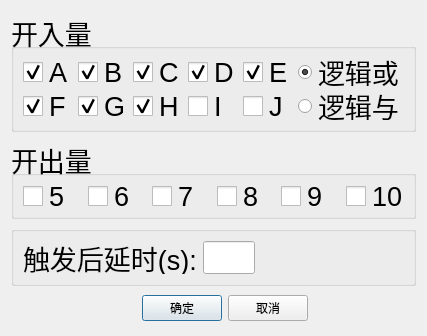
<?xml version="1.0" encoding="UTF-8"?>
<ui version="4.0">
 <class>QSttManualBinBoutDlg</class>
 <widget class="QDialog" name="QSttManualBinBoutDlg">
  <property name="geometry">
   <rect>
    <x>0</x>
    <y>0</y>
    <width>427</width>
    <height>336</height>
   </rect>
  </property>
  <property name="windowTitle">
   <string>Dialog</string>
  </property>
  <layout class="QVBoxLayout" name="verticalLayout">
   <item>
    <widget class="QSttGroupBox" name="m_boxInSetting">
     <property name="sizePolicy">
      <sizepolicy hsizetype="Expanding" vsizetype="Preferred">
       <horstretch>0</horstretch>
       <verstretch>0</verstretch>
      </sizepolicy>
     </property>
     <property name="minimumSize">
      <size>
       <width>0</width>
       <height>120</height>
      </size>
     </property>
     <property name="maximumSize">
      <size>
       <width>16777215</width>
       <height>120</height>
      </size>
     </property>
     <property name="font">
      <font>
       <pointsize>20</pointsize>
      </font>
     </property>
     <property name="title">
      <string>开入量</string>
     </property>
     <layout class="QGridLayout" name="gridLayout">
      <item row="0" column="0">
       <widget class="QSttCheckBox" name="m_cbInA">
        <property name="font">
         <font>
          <pointsize>20</pointsize>
         </font>
        </property>
        <property name="styleSheet">
         <string notr="true">QCheckBox::indicator {  width: 20px;  height: 20px;}</string>
        </property>
        <property name="text">
         <string>A</string>
        </property>
        <property name="checked">
         <bool>true</bool>
        </property>
       </widget>
      </item>
      <item row="0" column="1">
       <widget class="QSttCheckBox" name="m_cbInB">
        <property name="font">
         <font>
          <pointsize>20</pointsize>
         </font>
        </property>
        <property name="styleSheet">
         <string notr="true">QCheckBox::indicator {  width: 20px;  height: 20px;}</string>
        </property>
        <property name="text">
         <string>B</string>
        </property>
        <property name="checked">
         <bool>true</bool>
        </property>
       </widget>
      </item>
      <item row="0" column="2">
       <widget class="QSttCheckBox" name="m_cbInC">
        <property name="font">
         <font>
          <pointsize>20</pointsize>
         </font>
        </property>
        <property name="styleSheet">
         <string notr="true">QCheckBox::indicator {  width: 20px;  height: 20px;}</string>
        </property>
        <property name="text">
         <string>C</string>
        </property>
        <property name="checked">
         <bool>true</bool>
        </property>
       </widget>
      </item>
      <item row="0" column="3">
       <widget class="QSttCheckBox" name="m_cbInD">
        <property name="font">
         <font>
          <pointsize>20</pointsize>
         </font>
        </property>
        <property name="styleSheet">
         <string notr="true">QCheckBox::indicator {  width: 20px;  height: 20px;}</string>
        </property>
        <property name="text">
         <string>D</string>
        </property>
        <property name="checked">
         <bool>true</bool>
        </property>
       </widget>
      </item>
      <item row="0" column="4">
       <widget class="QSttCheckBox" name="m_cbInE">
        <property name="font">
         <font>
          <pointsize>20</pointsize>
         </font>
        </property>
        <property name="styleSheet">
         <string notr="true">QCheckBox::indicator {  width: 20px;  height: 20px;}</string>
        </property>
        <property name="text">
         <string>E</string>
        </property>
        <property name="checked">
         <bool>true</bool>
        </property>
       </widget>
      </item>
      <item row="0" column="5">
       <widget class="QRadioButton" name="m_rdOr">
        <property name="font">
         <font>
          <pointsize>20</pointsize>
         </font>
        </property>
        <property name="text">
         <string>逻辑或</string>
        </property>
        <property name="checked">
         <bool>true</bool>
        </property>
       </widget>
      </item>
      <item row="1" column="0">
       <widget class="QSttCheckBox" name="m_cbInF">
        <property name="font">
         <font>
          <pointsize>20</pointsize>
         </font>
        </property>
        <property name="styleSheet">
         <string notr="true">QCheckBox::indicator {  width: 20px;  height: 20px;}</string>
        </property>
        <property name="text">
         <string>F</string>
        </property>
        <property name="checked">
         <bool>true</bool>
        </property>
       </widget>
      </item>
      <item row="1" column="1">
       <widget class="QSttCheckBox" name="m_cbInG">
        <property name="font">
         <font>
          <pointsize>20</pointsize>
         </font>
        </property>
        <property name="styleSheet">
         <string notr="true">QCheckBox::indicator {  width: 20px;  height: 20px;}</string>
        </property>
        <property name="text">
         <string>G</string>
        </property>
        <property name="checked">
         <bool>true</bool>
        </property>
       </widget>
      </item>
      <item row="1" column="2">
       <widget class="QSttCheckBox" name="m_cbInH">
        <property name="font">
         <font>
          <pointsize>20</pointsize>
         </font>
        </property>
        <property name="styleSheet">
         <string notr="true">QCheckBox::indicator {  width: 20px;  height: 20px;}</string>
        </property>
        <property name="text">
         <string>H</string>
        </property>
        <property name="checked">
         <bool>true</bool>
        </property>
       </widget>
      </item>
      <item row="1" column="3">
       <widget class="QSttCheckBox" name="m_cbInI">
        <property name="font">
         <font>
          <pointsize>20</pointsize>
         </font>
        </property>
        <property name="styleSheet">
         <string notr="true">QCheckBox::indicator {  width: 20px;  height: 20px;}</string>
        </property>
        <property name="text">
         <string>I</string>
        </property>
       </widget>
      </item>
      <item row="1" column="4">
       <widget class="QSttCheckBox" name="m_cbInJ">
        <property name="font">
         <font>
          <pointsize>20</pointsize>
         </font>
        </property>
        <property name="styleSheet">
         <string notr="true">QCheckBox::indicator {  width: 20px;  height: 20px;}</string>
        </property>
        <property name="text">
         <string>J</string>
        </property>
       </widget>
      </item>
      <item row="1" column="5">
       <widget class="QRadioButton" name="m_rdAnd">
        <property name="font">
         <font>
          <pointsize>20</pointsize>
         </font>
        </property>
        <property name="text">
         <string>逻辑与</string>
        </property>
       </widget>
      </item>
     </layout>
    </widget>
   </item>
   <item>
    <widget class="QSttGroupBox" name="m_boxOutSetting">
     <property name="sizePolicy">
      <sizepolicy hsizetype="Expanding" vsizetype="Preferred">
       <horstretch>0</horstretch>
       <verstretch>0</verstretch>
      </sizepolicy>
     </property>
     <property name="minimumSize">
      <size>
       <width>0</width>
       <height>80</height>
      </size>
     </property>
     <property name="maximumSize">
      <size>
       <width>16777215</width>
       <height>80</height>
      </size>
     </property>
     <property name="font">
      <font>
       <pointsize>20</pointsize>
      </font>
     </property>
     <property name="title">
      <string>开出量</string>
     </property>
     <layout class="QHBoxLayout" name="horizontalLayout">
      <item>
       <widget class="QSttCheckBox" name="m_cbOut5">
        <property name="font">
         <font>
          <pointsize>20</pointsize>
         </font>
        </property>
        <property name="styleSheet">
         <string notr="true">QCheckBox::indicator {  width: 20px;  height: 20px;}</string>
        </property>
        <property name="text">
         <string>5</string>
        </property>
       </widget>
      </item>
      <item>
       <widget class="QSttCheckBox" name="m_cbOut6">
        <property name="font">
         <font>
          <pointsize>20</pointsize>
         </font>
        </property>
        <property name="styleSheet">
         <string notr="true">QCheckBox::indicator {  width: 20px;  height: 20px;}</string>
        </property>
        <property name="text">
         <string>6</string>
        </property>
       </widget>
      </item>
      <item>
       <widget class="QSttCheckBox" name="m_cbOut7">
        <property name="font">
         <font>
          <pointsize>20</pointsize>
         </font>
        </property>
        <property name="styleSheet">
         <string notr="true">QCheckBox::indicator {  width: 20px;  height: 20px;}</string>
        </property>
        <property name="text">
         <string>7</string>
        </property>
       </widget>
      </item>
      <item>
       <widget class="QSttCheckBox" name="m_cbOut8">
        <property name="font">
         <font>
          <pointsize>20</pointsize>
         </font>
        </property>
        <property name="styleSheet">
         <string notr="true">QCheckBox::indicator {  width: 20px;  height: 20px;}</string>
        </property>
        <property name="text">
         <string>8</string>
        </property>
       </widget>
      </item>
      <item>
       <widget class="QSttCheckBox" name="m_cbOut9">
        <property name="font">
         <font>
          <pointsize>20</pointsize>
         </font>
        </property>
        <property name="styleSheet">
         <string notr="true">QCheckBox::indicator {  width: 20px;  height: 20px;}</string>
        </property>
        <property name="text">
         <string>9</string>
        </property>
       </widget>
      </item>
      <item>
       <widget class="QSttCheckBox" name="m_cbOut10">
        <property name="font">
         <font>
          <pointsize>20</pointsize>
         </font>
        </property>
        <property name="styleSheet">
         <string notr="true">QCheckBox::indicator {  width: 20px;  height: 20px;}</string>
        </property>
        <property name="text">
         <string>10</string>
        </property>
       </widget>
      </item>
     </layout>
    </widget>
   </item>
   <item>
    <widget class="QGroupBox" name="m_GroupDelayed">
     <property name="minimumSize">
      <size>
       <width>0</width>
       <height>60</height>
      </size>
     </property>
     <property name="maximumSize">
      <size>
       <width>16777215</width>
       <height>60</height>
      </size>
     </property>
     <property name="title">
      <string/>
     </property>
     <layout class="QHBoxLayout" name="horizontalLayout_2">
      <item>
       <widget class="QLabel" name="m_labDelayed">
        <property name="maximumSize">
         <size>
          <width>300</width>
          <height>16777215</height>
         </size>
        </property>
        <property name="font">
         <font>
          <pointsize>20</pointsize>
         </font>
        </property>
        <property name="text">
         <string>触发后延时(s):</string>
        </property>
       </widget>
      </item>
      <item>
       <widget class="QSttLineEdit" name="m_editDelayed">
        <property name="sizePolicy">
         <sizepolicy hsizetype="Expanding" vsizetype="Fixed">
          <horstretch>0</horstretch>
          <verstretch>0</verstretch>
         </sizepolicy>
        </property>
        <property name="maximumSize">
         <size>
          <width>100</width>
          <height>16777215</height>
         </size>
        </property>
        <property name="font">
         <font>
          <pointsize>20</pointsize>
         </font>
        </property>
        <property name="text">
         <string/>
        </property>
       </widget>
      </item>
      <item>
       <spacer name="horizontalSpacer_2">
        <property name="orientation">
         <enum>Qt::Horizontal</enum>
        </property>
        <property name="sizeHint" stdset="0">
         <size>
          <width>197</width>
          <height>20</height>
         </size>
        </property>
       </spacer>
      </item>
     </layout>
    </widget>
   </item>
   <item>
    <layout class="QHBoxLayout" name="_2">
     <property name="spacing">
      <number>6</number>
     </property>
     <property name="margin">
      <number>0</number>
     </property>
     <item>
      <spacer>
       <property name="orientation">
        <enum>Qt::Horizontal</enum>
       </property>
       <property name="sizeHint" stdset="0">
        <size>
         <width>131</width>
         <height>31</height>
        </size>
       </property>
      </spacer>
     </item>
     <item>
      <widget class="QPushButton" name="m_btnOK">
       <property name="text">
        <string>确定</string>
       </property>
      </widget>
     </item>
     <item>
      <widget class="QPushButton" name="m_btnCancel">
       <property name="text">
        <string>取消</string>
       </property>
      </widget>
     </item>
     <item>
      <spacer name="horizontalSpacer_3">
       <property name="orientation">
        <enum>Qt::Horizontal</enum>
       </property>
       <property name="sizeHint" stdset="0">
        <size>
         <width>40</width>
         <height>20</height>
        </size>
       </property>
      </spacer>
     </item>
    </layout>
   </item>
  </layout>
 </widget>
 <customwidgets>
  <customwidget>
   <class>QSttLineEdit</class>
   <extends>QLineEdit</extends>
   <header>../Controls/SttLineEdit.h</header>
  </customwidget>
  <customwidget>
   <class>QSttCheckBox</class>
   <extends>QCheckBox</extends>
   <header>../Controls/SttCheckBox.h</header>
  </customwidget>
  <customwidget>
   <class>QSttGroupBox</class>
   <extends>QGroupBox</extends>
   <header>../Controls/SttGroupBox.h</header>
   <container>1</container>
  </customwidget>
 </customwidgets>
 <resources/>
 <connections/>
</ui>
